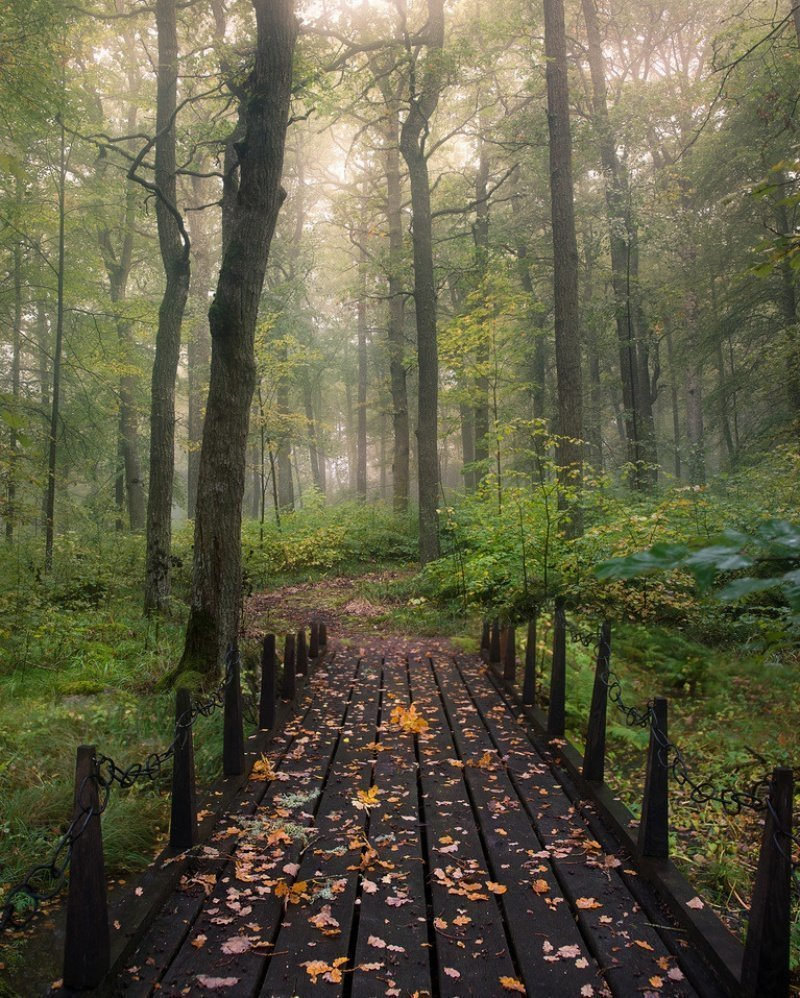
#> input picture Img/forest.jpg, 800 x 998 px
$ python -i image_generation.py   (imports and definitions only)
#> lines starting #> are read from the running program, lines starting #| are printed output that depends on the picture
from PIL import Image

def print_image(image):
#> called with image = 'Img/forest.jpg'
    image = Image.open(image)
#> image is the input picture: PIL image 800x998 RGB; mean R, G, B 96.3, 93.5, 69.5
    width, height = 120, 80
    aspect_ratio = height/width
    terminal_width = 80
    new_width = terminal_width
    new_height = int(terminal_width * aspect_ratio)
    image = image.resize((new_width, new_height))
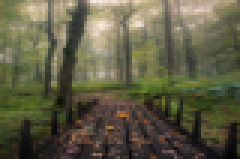
#> image: PIL image 80x53 RGB (shown 3 times larger); mean R, G, B 96.3, 93.5, 69.5

    image = image.convert('L')
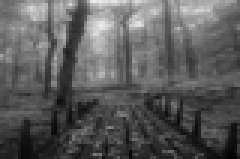
#> image: PIL image 80x53 L (shown 3 times larger); min 4, max 239, mean 91.6
    ascii_chars = '@*#. '
    for y in range(new_height):
        for x in range(new_width):
            pixel_value = image.getpixel((x, y))
            char_index = int(pixel_value / 52)
            print(ascii_chars[char_index], end='')
        print()
    return

>>> result = print_image('Img/forest.jpg')
